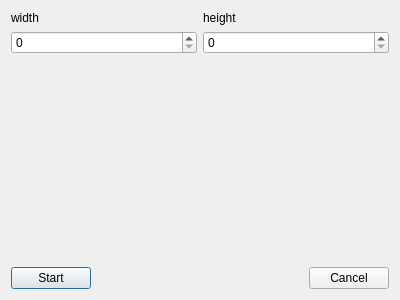
<?xml version="1.0" encoding="UTF-8"?>
<ui version="4.0">
 <class>SettingsWindow</class>
 <widget class="QDialog" name="SettingsWindow">
  <property name="geometry">
   <rect>
    <x>0</x>
    <y>0</y>
    <width>400</width>
    <height>300</height>
   </rect>
  </property>
  <property name="windowTitle">
   <string>Dialog</string>
  </property>
  <layout class="QVBoxLayout" name="verticalLayout_3">
   <item>
    <layout class="QHBoxLayout" name="horizontalLayout">
     <item>
      <layout class="QVBoxLayout" name="verticalLayout">
       <item>
        <widget class="QLabel" name="label">
         <property name="text">
          <string>width</string>
         </property>
        </widget>
       </item>
       <item>
        <widget class="QSpinBox" name="count_width_spinBox"/>
       </item>
      </layout>
     </item>
     <item>
      <layout class="QVBoxLayout" name="verticalLayout_2">
       <item>
        <widget class="QLabel" name="label_2">
         <property name="text">
          <string>height</string>
         </property>
        </widget>
       </item>
       <item>
        <widget class="QSpinBox" name="count_height_spinBox"/>
       </item>
      </layout>
     </item>
    </layout>
   </item>
   <item>
    <spacer name="verticalSpacer">
     <property name="orientation">
      <enum>Qt::Vertical</enum>
     </property>
     <property name="sizeHint" stdset="0">
      <size>
       <width>20</width>
       <height>40</height>
      </size>
     </property>
    </spacer>
   </item>
   <item>
    <layout class="QHBoxLayout" name="horizontalLayout_2">
     <item>
      <widget class="QPushButton" name="startBTN">
       <property name="text">
        <string>Start</string>
       </property>
      </widget>
     </item>
     <item>
      <spacer name="horizontalSpacer">
       <property name="orientation">
        <enum>Qt::Horizontal</enum>
       </property>
       <property name="sizeHint" stdset="0">
        <size>
         <width>40</width>
         <height>20</height>
        </size>
       </property>
      </spacer>
     </item>
     <item>
      <widget class="QPushButton" name="cancelBTN">
       <property name="text">
        <string>Cancel</string>
       </property>
      </widget>
     </item>
    </layout>
   </item>
  </layout>
 </widget>
 <resources/>
 <connections/>
</ui>
